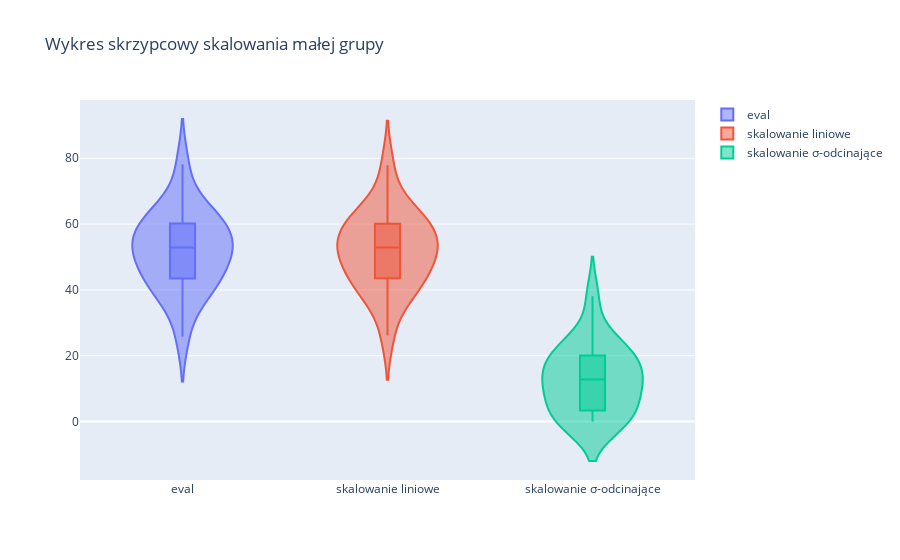

Notebook code cell kept with this figure:
### Code cell
fig = go.Figure(layout=dict(title="Wykres skrzypcowy skalowania małej grupy"))
for column in df.iloc[:, 4:]:
    fig.add_trace(go.Violin(y=df[column], name=column, box_visible=True))

fig.write_image("fig.svg")
fig.show()

### Figure 1 — Plotly figure (JSON) as saved in the notebook; plotly's stock layout.template omitted (floating-point values rounded to 4 significant figures)
{"data": [{"box": {"visible": true}, "name": "eval", "type": "violin", "y": [63.23, 40.27, 48.82, 48.08, 48.83, 66.07, 37.42, 55.69, 45.76, 78.2, 53.68, 54.82, 60.21, 41.11, 25.87, 56.23, 52.07, 61.47, 60.18, 40.03]}, {"box": {"visible": true}, "name": "skalowanie liniowe", "type": "violin", "y": [63.08, 40.42, 48.86, 48.13, 48.87, 65.88, 37.61, 55.64, 45.84, 77.85, 53.65, 54.78, 60.1, 41.26, 26.22, 56.17, 52.07, 61.35, 60.07, 40.18]}, {"box": {"visible": true}, "name": "skalowanie σ-odcinające", "type": "violin", "y": [23.13, 0.1683, 8.72, 7.98, 8.729, 25.97, 0, 15.59, 5.658, 38.1, 13.58, 14.72, 20.11, 1.012, 0, 16.13, 11.97, 21.37, 20.08, 0]}], "layout": {"title": {"text": "Wykres skrzypcowy skalowania małej grupy"}}}
